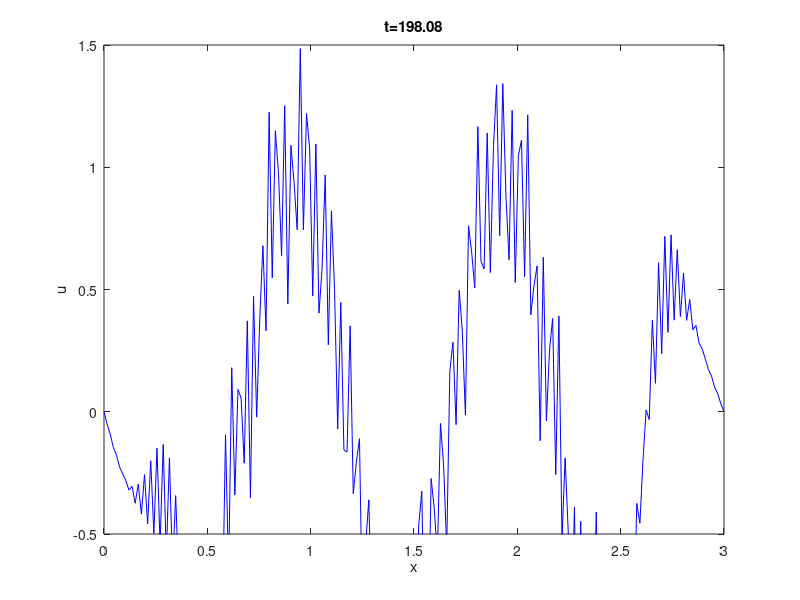

MATLAB code to generate this figure:

clear all;                  % clear all variables in memory
close all;

L=3.;
T=200.;

Nx = 200;
dx = L/(Nx-1);
Nt=5000;
dt=T/(Nt-1);
k=2.0*pi;
mass=9.11*10^(-31);
hb=1.0546*10^(-34);
a=1.0*dt/(dx)^2;


%Initial conditions: u(x,0)=exp(-1i*k*x) [wave function at t=0]
x = 0 : dx : L;
f = exp(-1i*k*x);
u = zeros(Nx,Nt);  
u(:,1)=f(:);
u(:,Nt)=f(:);

%Using explicit scheme to solve for Schrodinger's time dependent equation
for m = 1:Nt
    t = m*dt;         
    for n = 2:Nx-1
        u(n,m+1)=1i*a*(hb*(u(n+1,m)-2*u(n,m)+u(n-1,m))/mass)/2+u(n,m);
    end
end

%Plotting the animation of Schrodinger's Equation
for m=1: round(Nt/100): Nt
    figure(1)
	plot(x,real(u(:,m)),'b-');
    ylim([-0.5,1.5])
    xlabel('x')
    ylabel('u')
    t=m*dt;
    title(sprintf('t=%5.2f',t))
        hold off
    drawnow
end
